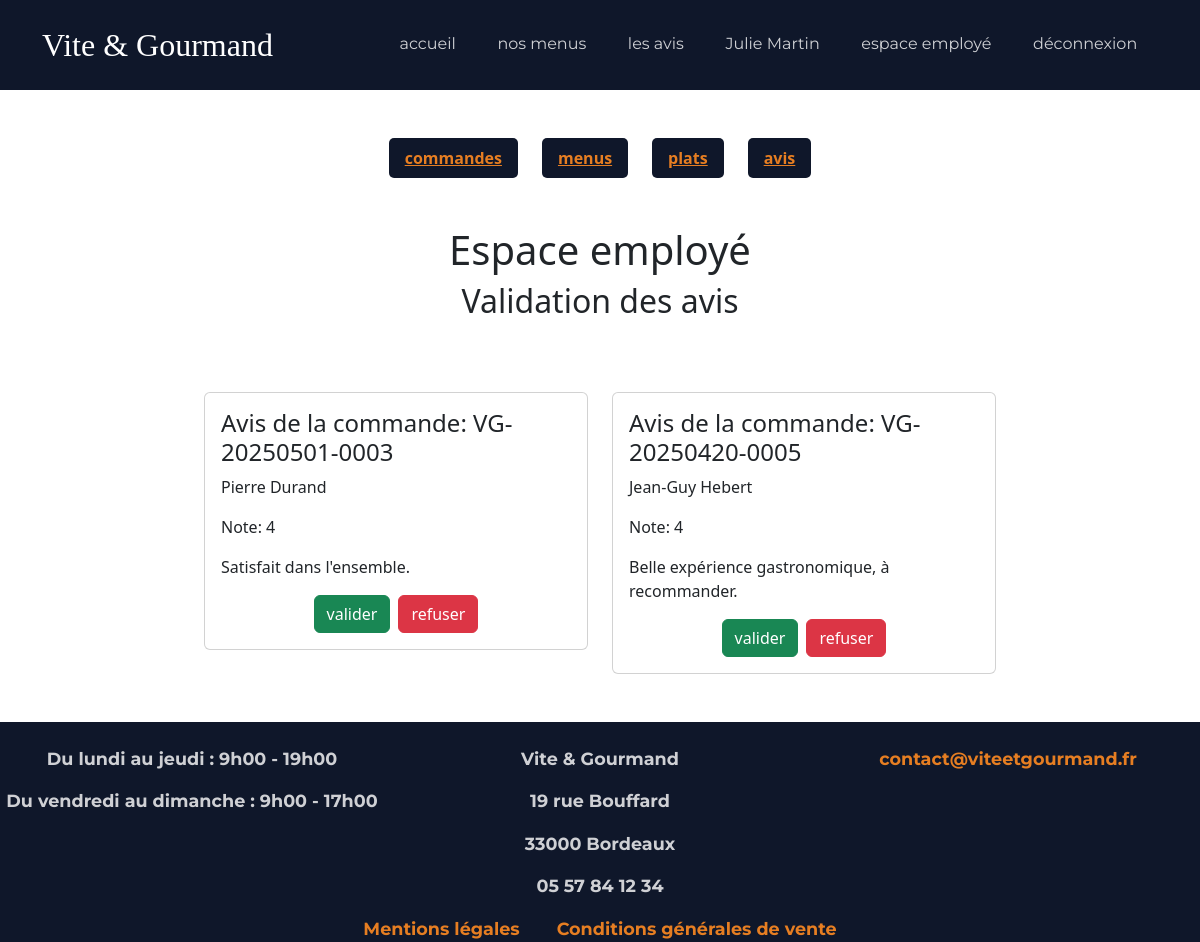
Page /employe/avis (signed in) on the committed database.
### tables this page shows
CREATE TABLE avis(
   Id_avis INT AUTO_INCREMENT,
   note INT NOT NULL,
   description_avis VARCHAR(255) NOT NULL,
   statut VARCHAR(255) NOT NULL,
   Id_commande INT NOT NULL,
    
   date_validation DATETIME,
   PRIMARY KEY(Id_avis),
   UNIQUE(Id_commande),
   FOREIGN KEY(Id_commande) REFERENCES commande(Id_commande)
);

CREATE TABLE commande(
   Id_commande INT AUTO_INCREMENT,
   date_commande DATE NOT NULL,
   nbre_pers INT NOT NULL,
   nbre_pers_vegetarien INT,
   montant_total DECIMAL(15,2) NOT NULL,
   prix_livraison DECIMAL(15,2),
   type_livraison VARCHAR(50) NOT NULL,
   adresse_livraison VARCHAR(255),
   code_postal_livraison INT,
   ville_livraison VARCHAR(255) ,
   heure_livraison TIME NOT NULL,
   date_livraison DATE NOT NULL,
   pret_materiel BOOLEAN DEFAULT 0,
   restitution_materiel BOOLEAN DEFAULT 0,
   Id_menu INT NOT NULL,
   Id_Utilisateur INT NOT NULL,
   PRIMARY KEY(Id_commande),
   FOREIGN KEY(Id_menu) REFERENCES menu(Id_menu),
   FOREIGN KEY(Id_Utilisateur) REFERENCES utilisateur(Id_Utilisateur)
);

CREATE TABLE utilisateur(
   Id_Utilisateur INT AUTO_INCREMENT,
   nom VARCHAR(255) NOT NULL,
   prenom VARCHAR(255) NOT NULL,
   email VARCHAR(255) NOT NULL,
   mot_de_passe VARCHAR(255) NOT NULL,
   telephone VARCHAR(50) NOT NULL,
   adresse VARCHAR(255) NOT NULL,
   code_postal VARCHAR(50) NOT NULL,
   ville VARCHAR(255) NOT NULL,
   actif BOOLEAN NOT NULL DEFAULT 1,
   Id_role INT NOT NULL,
    
   must_change_password BOOLEAN NOT NULL DEFAULT 0,
   PRIMARY KEY(Id_Utilisateur),
   UNIQUE(email),
   FOREIGN KEY(Id_role) REFERENCES roles(Id_role)
);

### src/core/Router.php (called while the page is built, shortened)
<?php
class Router
{
    private $routes = [];
    public function add($url, $action)
    {
        $this->routes[$url] = $action;
    }
    public function dispatch()
    {
        $path = parse_url($_SERVER['REQUEST_URI'], PHP_URL_PATH);
        $path = rtrim($path, "/");
        try {
            $action = $this->routes[$path];
            $nomMethode = $action[1];
            $controller = new $nomController();
            $controller->$nomMethode();
        } catch (\Throwable $th) {
            http_response_code(500);
            die("Erreur serveur : " . $th->getMessage());
        }
    }
}

### public/index.php (called while the page is built, shortened)
<?php
$router = new Router();
$router->add('/', [HomeController::class, 'index']);
$router->add('/menus', [MenuController::class, 'index']);
$router->add('/menus/detail', [MenuController::class, 'showDetails']);
$router->add('/menus/filter', [MenuController::class, 'filter']);
$router->add('/connexion', [AuthController::class, 'handleLogin']);
$router->add('/logout', [AuthController::class, 'logout']);
$router->add('/inscription', [AuthController::class, 'handleSignUp']);
$router->add('/mot-de-passe-oublie', [AuthController::class, 'handleResetPassword']);
$router->add('/contact', [ContactController::class, 'handleContact']);
$router->add('/avis', [AvisController::class, 'index']);
$router->add('/commande', [OrderController::class, 'handleOrder']);
$router->add('/mon-espace', []);
$router->add('/mon-espace/commandes', [OrderController::class, 'showUserOrders']);
$router->add('/mon-espace/commandes/modifier', [OrderController::class, 'updateOrder']);
$router->add('/mon-espace/commandes/annuler', [OrderController::class, 'deleteOrder']);
$router->add('/mon-espace/avis', [OrderController::class, 'LeaveReview']);
$router->add('/mon-espace/profil', [UserController::class, 'updateProfil']);
$router->add('/employe', [EmployeController::class, 'showOrders']);
$router->add('/employe/statut', [EmployeController::class, 'handleUpdateStatus']);
$router->add('/employe/menus', [EmployeController::class, 'handleMenus']);
$router->add('/employe/plats', [EmployeController::class, 'handlePlats']);
$router->add('/employe/avis', [EmployeController::class, 'handleReviews']);
$router->add('/admin', [AdminController::class, 'handleNewEmploye']);
$router->add('/admin/stats', [AdminController::class, 'handleStats']);
$router->add('/cgv', [LegalController::class, 'showCgv']);
$router->add('/mentions-legales', [LegalController::class, 'showMentionsLegales']);
$router->dispatch();

### src/models/ReviewModel.php (called while the page is built, shortened)
<?php
class ReviewModel
{
    public static function getPendingReviews()
    {
        $pdo = DatabaseConnection::getInstance();
        $stmt = $pdo->prepare("SELECT avis.*, utilisateur.nom, utilisateur.prenom, commande.date_commande
        FROM avis
        JOIN commande ON avis.Id_commande = commande.Id_commande
        JOIN utilisateur ON commande.Id_Utilisateur = utilisateur.Id_Utilisateur
        WHERE avis.statut = 'En attente' ");
        $stmt->execute();
        $avis = $stmt->fetchAll();
        return $avis;
    }
}

### src/views/employe/avis.php (the view, shortened to what this page needs)
<?php require_once('../src/views/layouts/header.php'); ?>
<?php require_once('../src/views/layouts/nav-employe.php'); ?>
<div class="employe text-center mt-4 mb-4">
    <h1>Espace employé</h1>
    <h2>Validation des avis</h2>
</div>
<div class="row row-cols-1 row-cols-md-3 g-4 mb-5 mt-5 justify-content-center">
    <?php foreach ($avis as $unAvis): ?>
        <div class="col">
        <div class="card w-100" >
            <div class="card-body">
                <h3 class="card-title">Avis de la commande: <?= 'VG-' . date('Ymd', strtotime($unAvis['date_commande'])) . '-' . sprintf('%04d', $unAvis['Id_commande']) ?></h3>
                <p class="card-text"><?= htmlspecialchars($unAvis['prenom'] . ' ' . $unAvis['nom']) ?></p>
                <p>Note: <?= htmlspecialchars($unAvis['note']) ?></p>
                <p><?= htmlspecialchars($unAvis['description_avis']) ?></p>
                <div class="d-flex gap-2 justify-content-center">
                    <form method="POST" action="/employe/avis">
                        <button type="submit" class="btn btn-success">valider</button>
                    </form>
                    <form method="POST" action="/employe/avis">
                        <button type="submit" class="btn btn-danger">refuser</button>
                    </form>
                </div>
            </div>
        </div>
        </div>
    <?php endforeach; ?>
</div>
<?php require_once('../src/views/layouts/footer.php'); ?>

### public/assets/css/style.css (style rules this page uses)
* { padding: 0; margin: 0; }
:root { --couleur-primary: #0056b3; --couleur-secondary: #e67e22; --couleur-dark: #0f172a; --couleur-bg-dark: #1e293b; --font-titre: "Playfair Display", serif; --font-texte: "Montserrat", sans-serif; }
.card-title { font-size: 1.5rem; }

### rows in the picture
avis: Id_commande.date_commande "20250501", Id_commande "0003", utilisateur.prenom+nom "Pierre Durand", note "4", description_avis "Satisfait dans l'ensemble."
avis: Id_commande.date_commande "20250420", Id_commande "0005", utilisateur.prenom+nom "Jean-Guy Hebert", note "4", description_avis "Belle expérience gastronomique, à recommander."

### other values in the picture
$_SESSION['prenom'] "Julie"
$_SESSION['nom'] "Martin"
